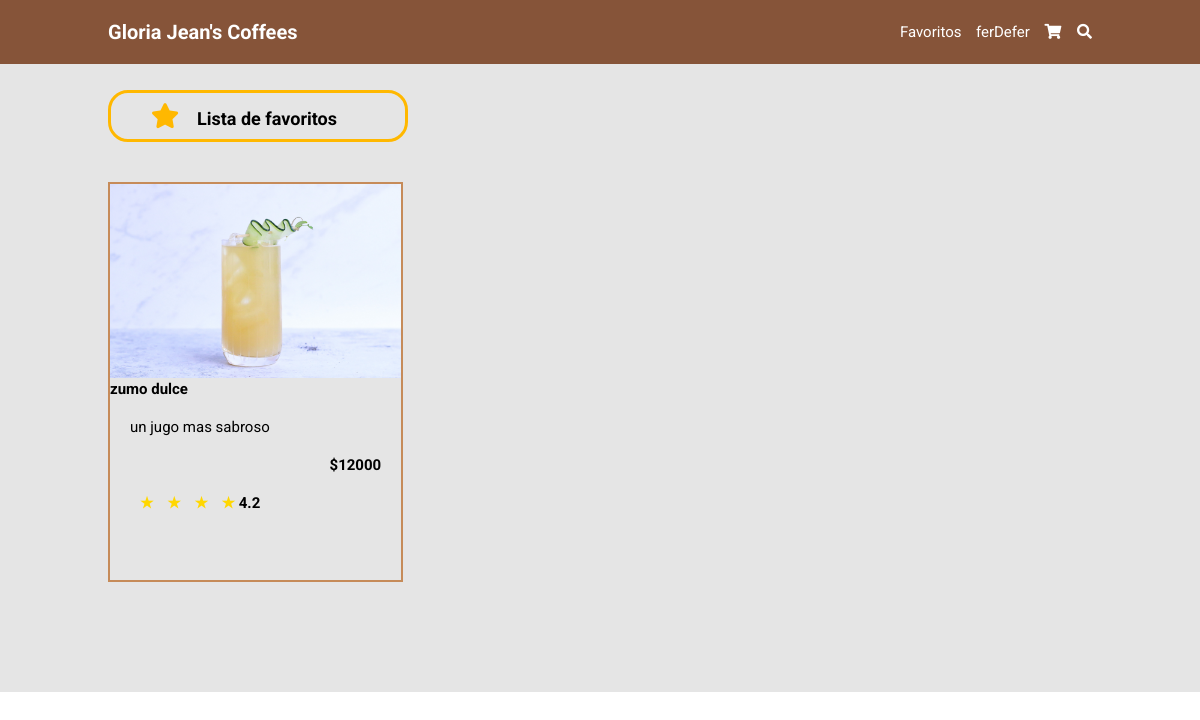
Page /favorites/ (signed in) on the committed database.
### tables this page shows
CREATE TABLE usuario (id_usuario INTEGER PRIMARY KEY AUTOINCREMENT NOT NULL UNIQUE, nombre STRING (100) NOT NULL, apellido STRING (100) NOT NULL, telefono INTEGER NOT NULL, direccion STRING (50) NOT NULL, email STRING (100) NOT NULL, user STRING (50) NOT NULL UNIQUE, contraseña STRING (100) NOT NULL, rol STRING (20) NOT NULL DEFAULT cliente, estado CHAR (1) DEFAULT A NOT NULL);

CREATE TABLE plato (cod_plato INTEGER PRIMARY KEY AUTOINCREMENT NOT NULL UNIQUE, imagen STRING DEFAULT (0), nombre STRING (100) NOT NULL UNIQUE, tipo STRING (50) DEFAULT bebida NOT NULL, calificacion DECIMAL (2) DEFAULT (4.2), descripcion STRING (200) NOT NULL, valor DECIMAL NOT NULL DEFAULT (0));

### app.py (the view)
@app.route("/favoritos/")
@app.route("/favorites/")
def favorites():
    if 'user' in session:
        sql = f"SELECT id_usuario FROM usuario WHERE user='{session['user']}'"
        res = seleccion(sql)
        sql = f"SELECT p.imagen, p.nombre, p.calificacion, p.valor, p.descripcion FROM favoritos f, plato p WHERE f.id_usuario='{res[0][0]}' and p.cod_plato=f.cod_plato"
        res = seleccion(sql)
        print(res)
        return render_template('favoritos.html', titulo='favoritos' ,res=res)
    return redirect(url_for('index'))

### conexion.py (called while the page is built)
def seleccion(sql) -> list:
    try:
        with sqlite3.connect(URL_DB) as con:
            cur = con.cursor()
            res = cur.execute(sql).fetchall()
    except Exception:
        res = None
    return res

### templates/favoritos.html (shortened to what this page needs)
{% extends 'base.html'%}
{% block cuerpo%}
    <section class="favoritos">
      <h1 class="tfavorito"><i class="fas fa-star"></i>&nbsp &nbsp Lista de favoritos</h1>
      <div class="content-box">
        {% for i in res  %}
        <div class="box">
          <a href="/producto/?plate={{ i[1] }}"><img src="{{url_for('static',filename=i[0])}}" class="img" alt="plato2" /></a>
          <div class="contenido">
            <h1> {{i[1]}} </h1>
            <p class="description"> {{ i[4]}} </p>
            <p class="precio">${{ i[3] }}</p>
            <div class="estrellas">
              {% for y in range(i[2]|int) %}
              <a class="estrella">&#9733 {% endfor %}<span class="puntaje">  {{ i[2] }}</span></a>
            </div>
          </div>
        </div>
        {% endfor %}
      </div>
  </section>
{% endblock %}

### templates/base.html (shortened to what this page needs)
<!DOCTYPE html>
<html lang="es">
  <head>
    <link rel="stylesheet" href="{{ url_for('static',filename='css/style.css')}}"/>
    <link
      rel="stylesheet"
      href="https://cdnjs.cloudflare.com/ajax/libs/font-awesome/5.15.4/css/all.min.css"
    />
</head>
    <body>
        <header>
            <a href="/home" class="logo">Gloria Jean's Coffees</a>
            <nav class="navbar">
                {% if 'user' in session %}
                <a href='/favoritos'>Favoritos</a>
                <a href='/perfil'>{{ session['user'] }}</a>
                {% else %}
                <a href='/login'>Entrar</a>
                <a href='/sign_in' id="principal">Registrarse</a>
                {% endif %}
                <a href='/shopping_car' id="carrito"><i class="fas fa-shopping-cart"></i> </a>
                <a href="/buscar" id="buscar"><i class="fas fa-search"></i> </a>
            </nav>
        </header>
        <div >
           {% block cuerpo %}{% endblock %}
        </div>
    </body>
</html>

### static/css/style.css (style rules this page uses)
:root { --marron: #865439; --marronclaro: #c68b59; }
* { border: 0; box-sizing: border-box; font-family: "Roboto", sans-serif; padding: 0; margin: 0; transition: all 0.2s linear; text-decoration: none; list-style: none; outline: none; }
html { font-size: 62.5%; overflow-x: hidden; scroll-behavior: smooth; scroll-padding-top: 6rem; }
section { padding: 2rem 9%; }
.img { width: 100%; max-height: 50%; }
header { background-color: var(--marron); position: fixed; left: 0; right: 0; top: 0; display: flex; justify-content: space-between; align-items: center; padding: 2rem 9%; z-index: 1000; }
header .logo { color: #ffffff; font-size: 2rem; font-weight: bolder; }
header .navbar a { color: #ffffff; font-size: 1.5rem; margin-left: 1.2rem; }
.content-box { display: flex; flex-wrap: wrap; gap: 1.5rem; }
.content-box .box { width: 1px; flex: 1 1 28rem; position: relative; overflow: hidden; border: 0.2rem solid var(--marronclaro); max-width: 30%; height: 400px; margin-bottom: 20px; cursor: pointer; }
.description { color: #000; margin-top: 2rem; font-size: 1.5rem; text-align: left; padding: 0 2rem }
.precio { margin-top: 2rem; font-size: 1.5rem; text-align: left; padding: 0 2rem; color:#000; font-weight: bolder; }
.estrellas { margin-top: 2rem; font-size: 1.5rem; text-align: left; padding: 0 2rem; color:#FB8200; font-weight: bolder; }
.puntaje { color:#000; }
.estrella { margin-left: 10px; color: #FFD700; }
.favoritos { background-color: #E5E5E5; padding: 9rem 9%; }
.tfavorito { margin-bottom: 4rem; color:var(--azul) ; font-size: 18px; border: 3px solid #FFB800; border-radius: 2rem; width: 300px; padding: 1rem; }
.tfavorito i { color: #FFB800; margin-left: 3rem; font-size: 25px; }
.precio { text-align: right; }

### rows in the picture
usuario: user "ferDefer"
plato: imagen (picture), nombre "zumo dulce", descripcion "un jugo mas sabroso", valor "12000", calificacion "4.2"
